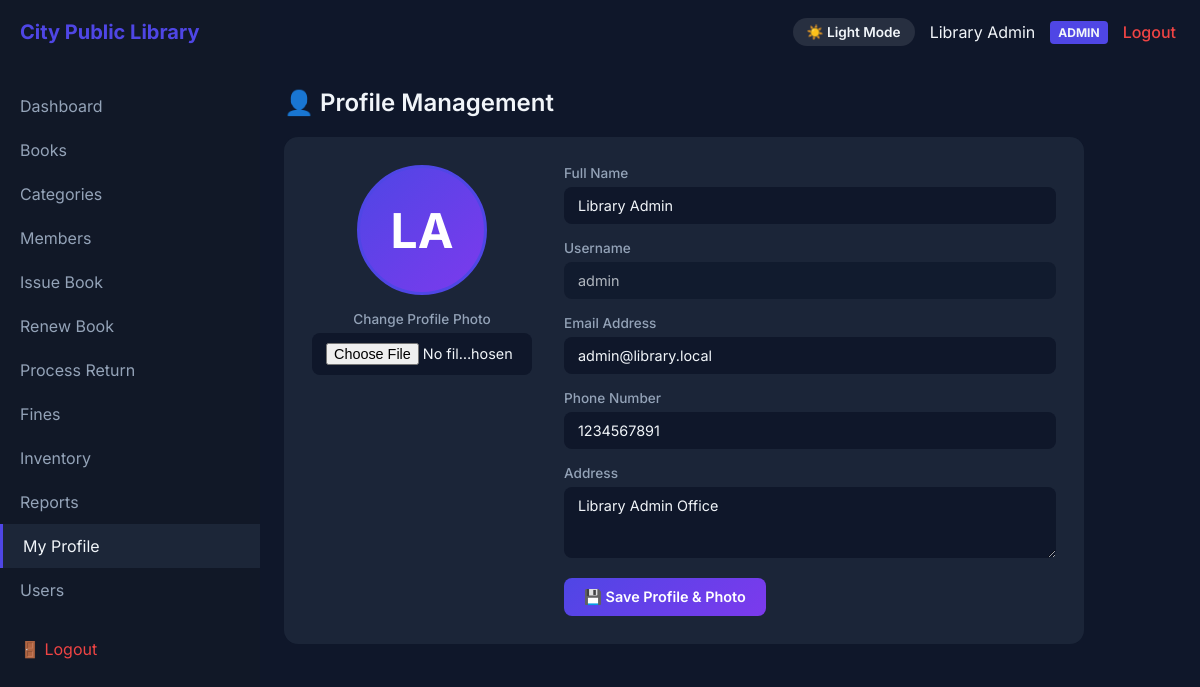
The app's page /admin/profile.php (signed in) with its own data.
### tables this page shows
CREATE TABLE `system_settings` (
  `id` int(11) NOT NULL AUTO_INCREMENT,
  `setting_key` varchar(100) NOT NULL,
  `setting_value` text DEFAULT NULL,
  `updated_at` timestamp NOT NULL DEFAULT current_timestamp() ON UPDATE current_timestamp(),
  PRIMARY KEY (`id`),
  UNIQUE KEY `setting_key` (`setting_key`)
);

CREATE TABLE `users` (
  `id` int(11) NOT NULL AUTO_INCREMENT,
  `username` varchar(50) NOT NULL,
  `email` varchar(100) DEFAULT NULL,
  `password` varchar(255) NOT NULL,
  `role` enum('superadmin','admin','staff','member') NOT NULL DEFAULT 'member',
  `full_name` varchar(100) NOT NULL,
  `phone` varchar(20) DEFAULT NULL,
  `address` text DEFAULT NULL,
  `profile_pic` varchar(255) DEFAULT NULL,
  `status` enum('active','inactive') NOT NULL DEFAULT 'active',
  `created_at` timestamp NOT NULL DEFAULT current_timestamp(),
  PRIMARY KEY (`id`),
  UNIQUE KEY `username` (`username`),
  UNIQUE KEY `email` (`email`)
);

### config/db.php (called while the page is built, shortened)
<?php
function getSiteName(PDO $pdo): string {
    static $name = null;
    if ($name === null) {
        try {
            $stmt = $pdo->prepare("SELECT setting_value FROM system_settings WHERE setting_key='library_name' LIMIT 1");
            $stmt->execute();
            $name = $stmt->fetchColumn() ?: 'City Public Library';
        } catch (Exception $e) {
            $name = 'City Public Library';
        }
    }
    return $name;
}

### admin/profile.php (the view, shortened to what this page needs)
<?php
require_once '../config/db.php';
require_once '../includes/functions.php';
$user_id = $_SESSION['user_id'];
$stmt = $pdo->prepare("SELECT * FROM users WHERE id = ?");
$stmt->execute([$user_id]);
$user = $stmt->fetch();
$initials = strtoupper(substr($user['full_name'], 0, 1));
if (strpos($user['full_name'], ' ') !== false) {
    $parts = explode(' ', $user['full_name']);
    $initials = strtoupper(substr($parts[0], 0, 1) . substr($parts[1], 0, 1));
}
?>
<!DOCTYPE html>
<html lang="en">
<head>
    <link rel="stylesheet" href="../assets/css/style.css">
</head>
<body>
    <div class="sidebar">
        <div class="sidebar-header"><?= getSiteName($pdo) ?></div>
        <div class="sidebar-nav">
            <a href="dashboard.php" class="sidebar-link">Dashboard</a>
            <a href="books/index.php" class="sidebar-link">Books</a>
            <a href="categories/index.php" class="sidebar-link">Categories</a>
            <a href="members/index.php" class="sidebar-link">Members</a>
            <a href="issue/index.php" class="sidebar-link">Issue Book</a>
            <a href="renew/index.php" class="sidebar-link">Renew Book</a>
            <a href="returns/index.php" class="sidebar-link">Process Return</a>
            <a href="fines/index.php" class="sidebar-link">Fines</a>
            <a href="inventory/index.php" class="sidebar-link">Inventory</a>
            <a href="reports/index.php" class="sidebar-link">Reports</a>
            <a href="profile.php" class="sidebar-link active">My Profile</a>
            <a href="users/index.php" class="sidebar-link">Users</a>
            <a href="../logout.php" class="sidebar-link" style="color: #ef4444; margin-top: 15px; border-top: 1px solid var(--border);"><i class="fas fa-sign-out-alt"></i> 🚪 Logout</a>
        </div>
    </div>
    <div class="main-wrapper">
        <div class="topbar">
            <div class="topbar-right">
                <button type="button" class="theme-toggle-btn" onclick="toggleTheme()">☀️ Light Mode</button>
                <span><?= htmlspecialchars($user['full_name']) ?></span>
                <span class="role-badge"><?= strtoupper($user['role']) ?></span>
                <a href="../logout.php" class="btn-logout">Logout</a>
            </div>
        </div>
        <div class="content">
            <h1 style="font-size:1.5rem; font-weight:600; margin-bottom:20px;">👤 Profile Management</h1>
            <div class="card">
                <form method="POST" enctype="multipart/form-data" style="display:flex; width:100%; gap:32px; flex-wrap:wrap;">
                    <div class="avatar-section">
                        <?php if (!empty($user['profile_pic']) && file_exists(__DIR__ . '/../' . $user['profile_pic'])): ?>
                            <img src="../<?= htmlspecialchars($user['profile_pic']) ?>" alt="Avatar" class="avatar">
                        <?php else: ?>
                            <div class="avatar"><?= $initials ?></div>
                        <?php endif; ?>
                        <div class="form-group" style="width:100%;">
                            <label for="profile_pic">Change Profile Photo</label>
                            <input type="file" name="profile_pic" id="profile_pic" accept="image/*" class="form-control">
                        </div>
                    </div>
                    <div class="form-section">
                        <div class="form-group">
                            <label>Full Name</label>
                            <input type="text" name="full_name" class="form-control" value="<?= htmlspecialchars($user['full_name']) ?>" required>
                        </div>
                        <div class="form-group">
                            <label>Username</label>
                            <input type="text" class="form-control" value="<?= htmlspecialchars($user['username']) ?>" disabled style="opacity:0.7;">
                        </div>
                        <div class="form-group">
                            <label>Email Address</label>
                            <input type="email" name="email" class="form-control" value="<?= htmlspecialchars($user['email']) ?>" required>
                        </div>
                        <div class="form-group">
                            <label>Phone Number</label>
                            <input type="text" name="phone" class="form-control" value="<?= htmlspecialchars($user['phone'] ?? '') ?>">
                        </div>
                        <div class="form-group">
                            <label>Address</label>
                            <textarea name="address" class="form-control" rows="3"><?= htmlspecialchars($user['address'] ?? '') ?></textarea>
                        </div>
                        <button type="submit" class="btn">💾 Save Profile & Photo</button>
                    </div>
                </form>
            </div>
        </div>
    </div>
</body>
</html>

### assets/css/style.css (style rules this page uses)
:root { --bg-primary: #0f172a; --bg-secondary: #1e293b; --bg-card: rgba(30, 41, 59, 0.85); --sidebar-bg: #111827; --header-bg: #1e293b; --accent-primary: #4f46e5; --accent-secondary: #7c3aed; --accent-amber: #f59e0b; --accent-green: #10b981; --accent-red: #ef4444; --text-primary: #f1f5f9; --text-secondary: #94a3b8; --border: rgba(255, 255, 255, 0.08); --input-bg: #0f172a; --table-hover: rgba(255, 255, 255, 0.03); --shadow: 0 4px 20px rgba(0, 0, 0, 0.2); }
.theme-toggle-btn { background: rgba(255, 255, 255, 0.1); border: 1px solid var(--border); color: var(--text-primary); padding: 6px 14px; border-radius: 20px; cursor: pointer; font-size: 0.85rem; font-weight: 600; display: inline-flex; align-items: center; gap: 6px; transition: all 0.2s ease; }

### admin/profile.php (style rules this page uses)
:root { --bg: var(--bg-primary, #0f172a); --sidebar: var(--sidebar-bg, #111827); --card-bg: var(--bg-card, rgba(30, 41, 59, 0.85)); --primary: #4f46e5; --accent: #f59e0b; --text-main: var(--text-primary, #f8fafc); --text-muted: var(--text-secondary, #94a3b8); --border: var(--border, #334155); }
* { margin: 0; padding: 0; box-sizing: border-box; font-family: 'Inter', sans-serif; }
body { background-color: var(--bg); color: var(--text-main); display: flex; height: 100vh; overflow: hidden; transition: background 0.3s, color 0.3s; }
.sidebar { width: 260px; background-color: var(--sidebar); height: 100vh; display: flex; flex-direction: column; border-right: 1px solid var(--border); }
.sidebar-header { padding: 20px; font-size: 1.25rem; font-weight: bold; color: var(--primary); border-bottom: 1px solid var(--border); }
.sidebar-nav { padding: 20px 0; flex-grow: 1; overflow-y: auto; }
.sidebar-link { display: block; padding: 12px 20px; color: var(--text-muted); text-decoration: none; transition: 0.3s; }
.sidebar-link:hover, .sidebar-link.active { background-color: var(--card-bg); color: var(--text-main); border-left: 3px solid var(--primary); }
.main-wrapper { flex-grow: 1; display: flex; flex-direction: column; height: 100vh; overflow: hidden; }
.topbar { height: 64px; background-color: var(--bg); border-bottom: 1px solid var(--border); display: flex; justify-content: space-between; align-items: center; padding: 0 24px; }
.topbar-right { display: flex; align-items: center; gap: 15px; }
.role-badge { background: var(--primary); padding: 4px 8px; border-radius: 4px; font-size: 0.75rem; font-weight: bold; text-transform: uppercase; }
.btn-logout { color: #ef4444; text-decoration: none; font-weight: 500; }
.content { flex-grow: 1; padding: 24px; overflow-y: auto; }
.card { background: var(--card-bg); border: 1px solid var(--border); border-radius: 14px; padding: 28px; backdrop-filter: blur(10px); margin-bottom: 24px; max-width: 800px; }
.avatar-section { display: flex; flex-direction: column; align-items: center; width: 220px; text-align: center; }
.avatar { width: 130px; height: 130px; border-radius: 50%; background: linear-gradient(135deg, #4f46e5, #7c3aed); display: flex; align-items: center; justify-content: center; font-size: 3rem; font-weight: 700; color: white; margin-bottom: 16px; object-fit: cover; border: 3px solid #4f46e5; }
.form-section { flex: 1; min-width: 280px; }
.form-group { margin-bottom: 16px; }
label { display: block; color: var(--text-muted); margin-bottom: 6px; font-size: 0.85rem; font-weight: 500; }
.form-control { width: 100%; padding: 10px 14px; background: var(--input-bg, #0f172a); border: 1px solid var(--border); border-radius: 8px; color: var(--text-main); font-size: 0.9rem; outline: none; }
.btn { padding: 10px 20px; background: linear-gradient(135deg, #4f46e5, #7c3aed); color: white; border: none; border-radius: 8px; cursor: pointer; font-weight: 600; font-size: 0.9rem; }

### records on screen
system_settings: setting_value "City Public Library"
users: full_name "Library Admin", role "ADMIN", full_name "LA", username "admin", email "admin@library.local", phone "1234567891", address "Library Admin Office"
